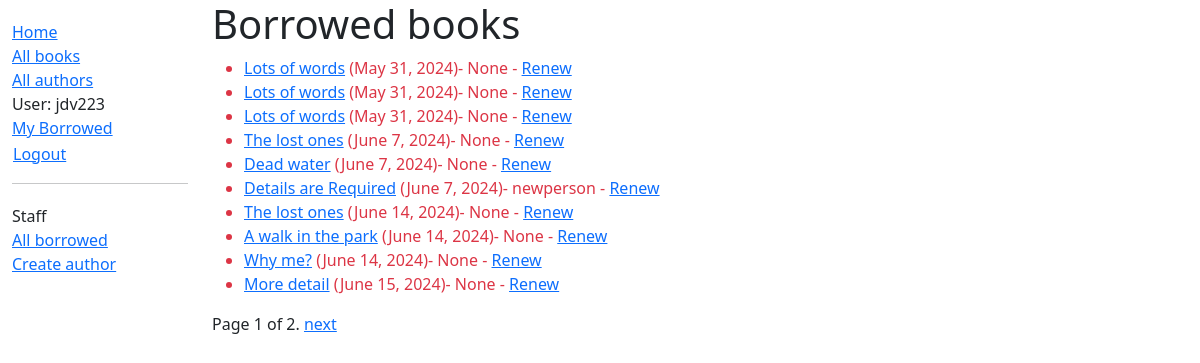
Page /catalog/all-borrowed/ (signed in) on the committed database.
### catalog/models.py (models this page shows, shortened)
class BookInstance(models.Model):
    id = models.UUIDField(primary_key=True, default=uuid.uuid4,
                          help_text="Unique ID for this particular book across whole library")
    book = models.ForeignKey('Book', on_delete=models.RESTRICT, null=True)
    imprint = models.CharField(max_length=200)
    due_back = models.DateField(null=True, blank=True)
    borrower = models.ForeignKey(settings.AUTH_USER_MODEL, on_delete=models.SET_NULL, null=True, blank=True)
    LOAN_STATUS = (
        ('m', 'Maintenance'),
        ('o', 'On loan'),
        ('a', 'Available'),
        ('r', 'Reserved'),
    )
    status = models.CharField(
        max_length=1,
        choices=LOAN_STATUS,
        blank=True,
        default='m',
        help_text='Book availability',
    )
    @property
    def is_overdue(self):
        return bool(self.due_back and date.today() > self.due_back)
    class Meta:
        ordering = ['due_back']
        permissions = (("can_mark_returned", "Set book as returned"),)

class Book(models.Model):
    title = models.CharField(max_length=200)
    author = models.ForeignKey('Author', on_delete=models.RESTRICT, null=True)
    language = models.ForeignKey('Language', on_delete=models.SET_NULL, null=True)
    summary = models.TextField(
        max_length=1000, help_text="Enter a brief description of the book")
    isbn = models.CharField('ISBN', max_length=13,
                            unique=True,
                            help_text='13 Character <a href="https://www.isbn-international.org/content/what-isbn'
                                      '">ISBN number</a>')
    genre = models.ManyToManyField(
        Genre, help_text="Select a genre for this book")
    def display_genre(self):
        """Create a string for the Genre. This is required to display genre in Admin."""
        return ', '.join(genre.name for genre in self.genre.all()[:3])
    display_genre.short_description = 'Genre'

### catalog/views.py (the view)
# urls.py: path('all-borrowed/', views.AllLoanedBooksListView.as_view(), name='all-borrowed'),
class AllLoanedBooksListView(PermissionRequiredMixin,generic.ListView):
    permission_required = ('catalog.can_mark_returned')
    model = BookInstance
    template_name = 'catalog/bookinstance_list_borrowed_all.html'
    paginate_by = 10
    def get_queryset(self):
        return (
            BookInstance.objects.filter(status__exact='o')
            .order_by('due_back')
        )

### catalog/templates/catalog/bookinstance_list_borrowed_all.html
{% extends "base_generic.html" %}
{% block content %}
    <h1>Borrowed books</h1>
    {% if bookinstance_list %}
    <ul>
      {% for bookinst in bookinstance_list %}
      <li class="{% if bookinst.is_overdue %}text-danger{% endif %}">
        <a href="{% url 'book-detail' bookinst.book.pk %}">{{ bookinst.book.title }}</a> ({{ bookinst.due_back }}){% if user.is_staff %}- {{ bookinst.borrower }}{% endif %}
        {% if perms.catalog.can_mark_returned %}- <a href="{% url 'renew-book-librarian' bookinst.id %}">Renew</a>{% endif %}
      </li>
      {% endfor %}
    </ul>
    {% else %}
      <p>There are no books borrowed.</p>
    {% endif %}
{% endblock %}

### catalog/templates/base_generic.html (shortened to what this page needs)
<!DOCTYPE html>
<html lang="en">
  <head>
    <link href="https://cdn.jsdelivr.net/npm/bootstrap@5.3.3/dist/css/bootstrap.min.css"
      rel="stylesheet"
>
    {% load static %}
    <link rel="stylesheet" href="{% static 'css/styles.css' %}" />
  </head>
  <body>
    <div class="container-fluid">
      <div class="row">
        <div class="col-sm-2">
          {% block sidebar %}
            <ul class="sidebar-nav">
              <li><a href="{% url 'index' %}">Home</a></li>
              <li><a href="{% url 'books' %}">All books</a></li>
              <li><a href="{% url 'authors' %}">All authors</a></li>
                {% if user.is_authenticated %}
                    <li>User: {{ user.get_username }}</li>
                    <li><a href="{% url 'my-borrowed' %}">My Borrowed</a></li>
                    <li>
                    <form id="logout-form" method="post" action="{% url 'logout' %}">
                        <button type="submit" class="btn btn-link">Logout</button>
                    </form>
                    </li>
                {% else %}
                    <li><a href="{% url 'login' %}?next={{ request.path }}">Login</a></li>
                {% endif %}
                {% if user.is_staff %}
                <hr>
                <ul class="sidebar-nav">
                <li>Staff</li>
                  <li><a href="{% url 'all-borrowed' %}">All borrowed</a></li>
                {% if perms.catalog.add_author %}
                  <li><a href="{% url 'author-create' %}">Create author</a></li>
                {% endif %}
                </ul>
                {% endif %}
            </ul>
          {% endblock %}
        </div>
        <div class="col-sm-10 ">{% block content %}{% endblock %}{% block pagination %}
            {% if is_paginated %}
                <div class="pagination">
                    <span class="page-links">
                        <span class="page-current">
                            Page {{ page_obj.number }} of {{ page_obj.paginator.num_pages }}.
                        </span>
                        {% if page_obj.has_next %}
                            <a href="{{ request.path }}?page={{ page_obj.next_page_number }}">next</a>
                        {% endif %}
                    </span>
                </div>
            {% endif %}
        {% endblock %}
    </div>
      </div>
    </div>
  </body>
</html>

### catalog/static/css/styles.css (style rules this page uses)
.sidebar-nav { margin-top: 20px; padding: 0; list-style: none; }
#logout-form { display: inline; }
#logout-form button { padding: 0; margin: 0; }

### rows in the picture
BookInstance: book "Lots of words", due_back "May 31, 2024", borrower "None"
BookInstance: book "Lots of words", due_back "May 31, 2024", borrower "None"
BookInstance: book "Lots of words", due_back "May 31, 2024", borrower "None"
BookInstance: book "The lost ones", due_back "June 7, 2024", borrower "None"
BookInstance: book "Dead water", due_back "June 7, 2024", borrower "None"
BookInstance: book "Details are Required", due_back "June 7, 2024", borrower "newperson"
BookInstance: book "The lost ones", due_back "June 14, 2024", borrower "None"
BookInstance: book "A walk in the park", due_back "June 14, 2024", borrower "None"
BookInstance: book "Why me?", due_back "June 14, 2024", borrower "None"
BookInstance: book "More detail", due_back "June 15, 2024", borrower "None"

### other values in the picture
{{ user.get_username }} "jdv223"
{{ page_obj.number }} "1"
{{ page_obj.paginator.num_pages }} "2"
